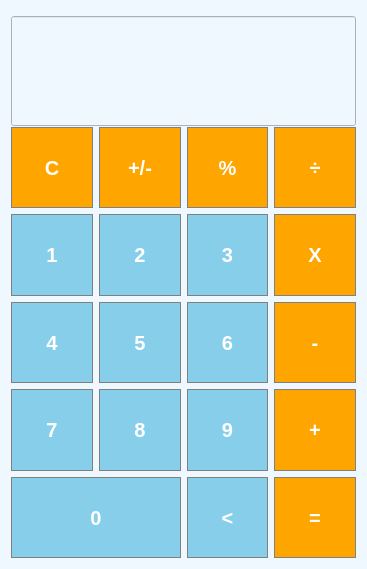
<?xml version="1.0" encoding="UTF-8"?>
<ui version="4.0">
 <class>Dialog</class>
 <widget class="QDialog" name="Dialog">
  <property name="geometry">
   <rect>
    <x>0</x>
    <y>0</y>
    <width>367</width>
    <height>569</height>
   </rect>
  </property>
  <property name="minimumSize">
   <size>
    <width>0</width>
    <height>0</height>
   </size>
  </property>
  <property name="maximumSize">
   <size>
    <width>367</width>
    <height>571</height>
   </size>
  </property>
  <property name="windowTitle">
   <string>Dialog</string>
  </property>
  <property name="styleSheet">
   <string notr="true">QDialog
{
	background-color: #F0F8FF;
}</string>
  </property>
  <layout class="QGridLayout" name="gridLayout_2">
   <item row="0" column="0">
    <widget class="QLineEdit" name="lineEdit">
     <property name="sizePolicy">
      <sizepolicy hsizetype="Preferred" vsizetype="Expanding">
       <horstretch>0</horstretch>
       <verstretch>0</verstretch>
      </sizepolicy>
     </property>
     <property name="minimumSize">
      <size>
       <width>345</width>
       <height>110</height>
      </size>
     </property>
     <property name="maximumSize">
      <size>
       <width>345</width>
       <height>100</height>
      </size>
     </property>
     <property name="font">
      <font>
       <pointsize>25</pointsize>
      </font>
     </property>
     <property name="styleSheet">
      <string notr="true">QLineEdit
{
	background-color: #F0F8FF;
}</string>
     </property>
     <property name="alignment">
      <set>Qt::AlignRight|Qt::AlignTrailing|Qt::AlignVCenter</set>
     </property>
    </widget>
   </item>
   <item row="1" column="0">
    <layout class="QGridLayout" name="gridLayout">
     <item row="1" column="4">
      <widget class="QPushButton" name="btnMul">
       <property name="sizePolicy">
        <sizepolicy hsizetype="Preferred" vsizetype="Preferred">
         <horstretch>0</horstretch>
         <verstretch>0</verstretch>
        </sizepolicy>
       </property>
       <property name="minimumSize">
        <size>
         <width>80</width>
         <height>80</height>
        </size>
       </property>
       <property name="maximumSize">
        <size>
         <width>100</width>
         <height>100</height>
        </size>
       </property>
       <property name="font">
        <font>
         <family>Segoe UI</family>
         <pointsize>15</pointsize>
         <bold>true</bold>
        </font>
       </property>
       <property name="styleSheet">
        <string notr="true">QPushButton {
  background-color: orange;
  color: white; 
  border: 1px solid gray;
}

QPushButton:pressed {
    background-color: qlineargradient(x1: 0, y1: 0, x2: 0, y2: 1,
                                      stop: 0 #FF7832, stop: 1 #FF9739);
}</string>
       </property>
       <property name="text">
        <string>X</string>
       </property>
      </widget>
     </item>
     <item row="0" column="0">
      <widget class="QPushButton" name="btnC">
       <property name="sizePolicy">
        <sizepolicy hsizetype="Preferred" vsizetype="Preferred">
         <horstretch>0</horstretch>
         <verstretch>0</verstretch>
        </sizepolicy>
       </property>
       <property name="minimumSize">
        <size>
         <width>80</width>
         <height>80</height>
        </size>
       </property>
       <property name="maximumSize">
        <size>
         <width>100</width>
         <height>100</height>
        </size>
       </property>
       <property name="font">
        <font>
         <family>Segoe UI</family>
         <pointsize>15</pointsize>
         <bold>true</bold>
        </font>
       </property>
       <property name="styleSheet">
        <string notr="true">QPushButton {
  background-color: orange;
  color: white; 
  border: 1px solid gray;
}

QPushButton:pressed {
    background-color: qlineargradient(x1: 0, y1: 0, x2: 0, y2: 1,
                                      stop: 0 #FF7832, stop: 1 #FF9739);
}</string>
       </property>
       <property name="text">
        <string>C</string>
       </property>
      </widget>
     </item>
     <item row="0" column="4">
      <widget class="QPushButton" name="btnDiv">
       <property name="sizePolicy">
        <sizepolicy hsizetype="Preferred" vsizetype="Preferred">
         <horstretch>0</horstretch>
         <verstretch>0</verstretch>
        </sizepolicy>
       </property>
       <property name="minimumSize">
        <size>
         <width>80</width>
         <height>80</height>
        </size>
       </property>
       <property name="maximumSize">
        <size>
         <width>100</width>
         <height>100</height>
        </size>
       </property>
       <property name="font">
        <font>
         <family>Segoe UI</family>
         <pointsize>15</pointsize>
         <bold>true</bold>
        </font>
       </property>
       <property name="styleSheet">
        <string notr="true">QPushButton {
  background-color: orange;
  color: white; 
  border: 1px solid gray;
}

QPushButton:pressed {
    background-color: qlineargradient(x1: 0, y1: 0, x2: 0, y2: 1,
                                      stop: 0 #FF7832, stop: 1 #FF9739);
}</string>
       </property>
       <property name="text">
        <string>÷</string>
       </property>
      </widget>
     </item>
     <item row="3" column="1">
      <widget class="QPushButton" name="Button8">
       <property name="sizePolicy">
        <sizepolicy hsizetype="Preferred" vsizetype="Preferred">
         <horstretch>0</horstretch>
         <verstretch>0</verstretch>
        </sizepolicy>
       </property>
       <property name="minimumSize">
        <size>
         <width>80</width>
         <height>80</height>
        </size>
       </property>
       <property name="maximumSize">
        <size>
         <width>100</width>
         <height>100</height>
        </size>
       </property>
       <property name="font">
        <font>
         <family>Segoe UI</family>
         <pointsize>15</pointsize>
         <bold>true</bold>
        </font>
       </property>
       <property name="styleSheet">
        <string notr="true">QPushButton {
  background-color:  #87CEEB;
  color: white;
   border: 1px solid gray;
}
QPushButton:pressed {
    background-color: qlineargradient(x1: 0, y1: 0, x2: 0, y2: 1,
                                      stop: 0 #dadbde, stop: 1 #f6f7fa);
}</string>
       </property>
       <property name="text">
        <string>8</string>
       </property>
      </widget>
     </item>
     <item row="3" column="2">
      <widget class="QPushButton" name="Button9">
       <property name="sizePolicy">
        <sizepolicy hsizetype="Preferred" vsizetype="Preferred">
         <horstretch>0</horstretch>
         <verstretch>0</verstretch>
        </sizepolicy>
       </property>
       <property name="minimumSize">
        <size>
         <width>80</width>
         <height>80</height>
        </size>
       </property>
       <property name="maximumSize">
        <size>
         <width>100</width>
         <height>100</height>
        </size>
       </property>
       <property name="font">
        <font>
         <family>Segoe UI</family>
         <pointsize>15</pointsize>
         <bold>true</bold>
        </font>
       </property>
       <property name="styleSheet">
        <string notr="true">QPushButton {
  background-color:  #87CEEB;
  color: white;
   border: 1px solid gray;
}
QPushButton:pressed {
    background-color: qlineargradient(x1: 0, y1: 0, x2: 0, y2: 1,
                                      stop: 0 #dadbde, stop: 1 #f6f7fa);
}</string>
       </property>
       <property name="text">
        <string>9</string>
       </property>
      </widget>
     </item>
     <item row="1" column="0">
      <widget class="QPushButton" name="Button1">
       <property name="sizePolicy">
        <sizepolicy hsizetype="Preferred" vsizetype="Preferred">
         <horstretch>0</horstretch>
         <verstretch>0</verstretch>
        </sizepolicy>
       </property>
       <property name="minimumSize">
        <size>
         <width>80</width>
         <height>80</height>
        </size>
       </property>
       <property name="maximumSize">
        <size>
         <width>100</width>
         <height>100</height>
        </size>
       </property>
       <property name="font">
        <font>
         <family>Segoe UI</family>
         <pointsize>15</pointsize>
         <bold>true</bold>
        </font>
       </property>
       <property name="styleSheet">
        <string notr="true">QPushButton {
  background-color:  #87CEEB;
  color: white;
   border: 1px solid gray;
}
QPushButton:pressed {
    background-color: qlineargradient(x1: 0, y1: 0, x2: 0, y2: 1,
                                      stop: 0 #dadbde, stop: 1 #f6f7fa);
}</string>
       </property>
       <property name="text">
        <string>1</string>
       </property>
      </widget>
     </item>
     <item row="2" column="2">
      <widget class="QPushButton" name="Button6">
       <property name="sizePolicy">
        <sizepolicy hsizetype="Preferred" vsizetype="Preferred">
         <horstretch>0</horstretch>
         <verstretch>0</verstretch>
        </sizepolicy>
       </property>
       <property name="minimumSize">
        <size>
         <width>80</width>
         <height>80</height>
        </size>
       </property>
       <property name="maximumSize">
        <size>
         <width>100</width>
         <height>100</height>
        </size>
       </property>
       <property name="font">
        <font>
         <family>Segoe UI</family>
         <pointsize>15</pointsize>
         <bold>true</bold>
        </font>
       </property>
       <property name="styleSheet">
        <string notr="true">QPushButton {
  background-color:  #87CEEB;
  color: white;
   border: 1px solid gray;
}
QPushButton:pressed {
    background-color: qlineargradient(x1: 0, y1: 0, x2: 0, y2: 1,
                                      stop: 0 #dadbde, stop: 1 #f6f7fa);
}</string>
       </property>
       <property name="text">
        <string>6</string>
       </property>
      </widget>
     </item>
     <item row="0" column="1">
      <widget class="QPushButton" name="btnSign">
       <property name="sizePolicy">
        <sizepolicy hsizetype="Preferred" vsizetype="Preferred">
         <horstretch>0</horstretch>
         <verstretch>0</verstretch>
        </sizepolicy>
       </property>
       <property name="minimumSize">
        <size>
         <width>80</width>
         <height>80</height>
        </size>
       </property>
       <property name="maximumSize">
        <size>
         <width>100</width>
         <height>100</height>
        </size>
       </property>
       <property name="font">
        <font>
         <family>Segoe UI</family>
         <pointsize>15</pointsize>
         <bold>true</bold>
        </font>
       </property>
       <property name="styleSheet">
        <string notr="true">QPushButton {
  background-color: orange;
  color: white; 
  border: 1px solid gray;
}

QPushButton:pressed {
    background-color: qlineargradient(x1: 0, y1: 0, x2: 0, y2: 1,
                                      stop: 0 #FF7832, stop: 1 #FF9739);
}</string>
       </property>
       <property name="text">
        <string>+/-</string>
       </property>
      </widget>
     </item>
     <item row="1" column="2">
      <widget class="QPushButton" name="Button3">
       <property name="sizePolicy">
        <sizepolicy hsizetype="Preferred" vsizetype="Preferred">
         <horstretch>0</horstretch>
         <verstretch>0</verstretch>
        </sizepolicy>
       </property>
       <property name="minimumSize">
        <size>
         <width>80</width>
         <height>80</height>
        </size>
       </property>
       <property name="maximumSize">
        <size>
         <width>100</width>
         <height>100</height>
        </size>
       </property>
       <property name="font">
        <font>
         <family>Segoe UI</family>
         <pointsize>15</pointsize>
         <bold>true</bold>
        </font>
       </property>
       <property name="styleSheet">
        <string notr="true">QPushButton {
  background-color:  #87CEEB;
  color: white;
   border: 1px solid gray;
}
QPushButton:pressed {
    background-color: qlineargradient(x1: 0, y1: 0, x2: 0, y2: 1,
                                      stop: 0 #dadbde, stop: 1 #f6f7fa);
}</string>
       </property>
       <property name="text">
        <string>3</string>
       </property>
      </widget>
     </item>
     <item row="3" column="4">
      <widget class="QPushButton" name="btnSum">
       <property name="sizePolicy">
        <sizepolicy hsizetype="Preferred" vsizetype="Preferred">
         <horstretch>0</horstretch>
         <verstretch>0</verstretch>
        </sizepolicy>
       </property>
       <property name="minimumSize">
        <size>
         <width>80</width>
         <height>80</height>
        </size>
       </property>
       <property name="maximumSize">
        <size>
         <width>100</width>
         <height>100</height>
        </size>
       </property>
       <property name="font">
        <font>
         <family>Segoe UI</family>
         <pointsize>15</pointsize>
         <bold>true</bold>
        </font>
       </property>
       <property name="styleSheet">
        <string notr="true">QPushButton {
  background-color: orange;
  color: white; 
  border: 1px solid gray;
}

QPushButton:pressed {
    background-color: qlineargradient(x1: 0, y1: 0, x2: 0, y2: 1,
                                      stop: 0 #FF7832, stop: 1 #FF9739);
}</string>
       </property>
       <property name="text">
        <string>+</string>
       </property>
      </widget>
     </item>
     <item row="5" column="4">
      <widget class="QPushButton" name="btnEql">
       <property name="sizePolicy">
        <sizepolicy hsizetype="Preferred" vsizetype="Preferred">
         <horstretch>0</horstretch>
         <verstretch>0</verstretch>
        </sizepolicy>
       </property>
       <property name="minimumSize">
        <size>
         <width>80</width>
         <height>80</height>
        </size>
       </property>
       <property name="maximumSize">
        <size>
         <width>100</width>
         <height>100</height>
        </size>
       </property>
       <property name="font">
        <font>
         <family>Segoe UI</family>
         <pointsize>15</pointsize>
         <bold>true</bold>
        </font>
       </property>
       <property name="styleSheet">
        <string notr="true">QPushButton {
  background-color: orange;
  color: white; 
  border: 1px solid gray;
}

QPushButton:pressed {
    background-color: qlineargradient(x1: 0, y1: 0, x2: 0, y2: 1,
                                      stop: 0 #FF7832, stop: 1 #FF9739);
}</string>
       </property>
       <property name="text">
        <string>=</string>
       </property>
      </widget>
     </item>
     <item row="2" column="0">
      <widget class="QPushButton" name="Button4">
       <property name="sizePolicy">
        <sizepolicy hsizetype="Preferred" vsizetype="Preferred">
         <horstretch>0</horstretch>
         <verstretch>0</verstretch>
        </sizepolicy>
       </property>
       <property name="minimumSize">
        <size>
         <width>80</width>
         <height>80</height>
        </size>
       </property>
       <property name="maximumSize">
        <size>
         <width>100</width>
         <height>100</height>
        </size>
       </property>
       <property name="font">
        <font>
         <family>Segoe UI</family>
         <pointsize>15</pointsize>
         <bold>true</bold>
        </font>
       </property>
       <property name="styleSheet">
        <string notr="true">QPushButton {
  background-color:  #87CEEB;
  color: white;
   border: 1px solid gray;
}
QPushButton:pressed {
    background-color: qlineargradient(x1: 0, y1: 0, x2: 0, y2: 1,
                                      stop: 0 #dadbde, stop: 1 #f6f7fa);
}</string>
       </property>
       <property name="text">
        <string>4</string>
       </property>
      </widget>
     </item>
     <item row="5" column="0" colspan="2">
      <widget class="QPushButton" name="Button0">
       <property name="sizePolicy">
        <sizepolicy hsizetype="Preferred" vsizetype="Preferred">
         <horstretch>0</horstretch>
         <verstretch>0</verstretch>
        </sizepolicy>
       </property>
       <property name="minimumSize">
        <size>
         <width>160</width>
         <height>80</height>
        </size>
       </property>
       <property name="maximumSize">
        <size>
         <width>200</width>
         <height>100</height>
        </size>
       </property>
       <property name="font">
        <font>
         <family>Segoe UI</family>
         <pointsize>15</pointsize>
         <bold>true</bold>
        </font>
       </property>
       <property name="styleSheet">
        <string notr="true">QPushButton {
  background-color:  #87CEEB;
  color: white;
   border: 1px solid gray;
}
QPushButton:pressed {
    background-color: qlineargradient(x1: 0, y1: 0, x2: 0, y2: 1,
                                      stop: 0 #dadbde, stop: 1 #f6f7fa);
}</string>
       </property>
       <property name="text">
        <string>0</string>
       </property>
      </widget>
     </item>
     <item row="2" column="4">
      <widget class="QPushButton" name="btnSub">
       <property name="sizePolicy">
        <sizepolicy hsizetype="Preferred" vsizetype="Preferred">
         <horstretch>0</horstretch>
         <verstretch>0</verstretch>
        </sizepolicy>
       </property>
       <property name="minimumSize">
        <size>
         <width>80</width>
         <height>80</height>
        </size>
       </property>
       <property name="maximumSize">
        <size>
         <width>100</width>
         <height>100</height>
        </size>
       </property>
       <property name="font">
        <font>
         <family>Segoe UI</family>
         <pointsize>15</pointsize>
         <bold>true</bold>
        </font>
       </property>
       <property name="styleSheet">
        <string notr="true">QPushButton {
  background-color: orange;
  color: white; 
  border: 1px solid gray;
}

QPushButton:pressed {
    background-color: qlineargradient(x1: 0, y1: 0, x2: 0, y2: 1,
                                      stop: 0 #FF7832, stop: 1 #FF9739);
}</string>
       </property>
       <property name="text">
        <string>-</string>
       </property>
      </widget>
     </item>
     <item row="1" column="1">
      <widget class="QPushButton" name="Button2">
       <property name="sizePolicy">
        <sizepolicy hsizetype="Preferred" vsizetype="Preferred">
         <horstretch>0</horstretch>
         <verstretch>0</verstretch>
        </sizepolicy>
       </property>
       <property name="minimumSize">
        <size>
         <width>80</width>
         <height>80</height>
        </size>
       </property>
       <property name="maximumSize">
        <size>
         <width>100</width>
         <height>100</height>
        </size>
       </property>
       <property name="font">
        <font>
         <family>Segoe UI</family>
         <pointsize>15</pointsize>
         <bold>true</bold>
        </font>
       </property>
       <property name="styleSheet">
        <string notr="true">QPushButton {
  background-color:  #87CEEB;
  color: white;
   border: 1px solid gray;
}
QPushButton:pressed {
    background-color: qlineargradient(x1: 0, y1: 0, x2: 0, y2: 1,
                                      stop: 0 #dadbde, stop: 1 #f6f7fa);
}</string>
       </property>
       <property name="text">
        <string>2</string>
       </property>
      </widget>
     </item>
     <item row="3" column="0">
      <widget class="QPushButton" name="Button7">
       <property name="sizePolicy">
        <sizepolicy hsizetype="Preferred" vsizetype="Preferred">
         <horstretch>0</horstretch>
         <verstretch>0</verstretch>
        </sizepolicy>
       </property>
       <property name="minimumSize">
        <size>
         <width>80</width>
         <height>80</height>
        </size>
       </property>
       <property name="maximumSize">
        <size>
         <width>100</width>
         <height>100</height>
        </size>
       </property>
       <property name="font">
        <font>
         <family>Segoe UI</family>
         <pointsize>15</pointsize>
         <bold>true</bold>
        </font>
       </property>
       <property name="styleSheet">
        <string notr="true">QPushButton {
  background-color:  #87CEEB;
  color: white;
   border: 1px solid gray;
}
QPushButton:pressed {
    background-color: qlineargradient(x1: 0, y1: 0, x2: 0, y2: 1,
                                      stop: 0 #dadbde, stop: 1 #f6f7fa);
}</string>
       </property>
       <property name="text">
        <string>7</string>
       </property>
      </widget>
     </item>
     <item row="0" column="2">
      <widget class="QPushButton" name="btnModulus">
       <property name="sizePolicy">
        <sizepolicy hsizetype="Preferred" vsizetype="Preferred">
         <horstretch>0</horstretch>
         <verstretch>0</verstretch>
        </sizepolicy>
       </property>
       <property name="minimumSize">
        <size>
         <width>80</width>
         <height>80</height>
        </size>
       </property>
       <property name="maximumSize">
        <size>
         <width>100</width>
         <height>100</height>
        </size>
       </property>
       <property name="font">
        <font>
         <family>Segoe UI</family>
         <pointsize>15</pointsize>
         <bold>true</bold>
        </font>
       </property>
       <property name="styleSheet">
        <string notr="true">QPushButton {
  background-color: orange;
  color: white; 
  border: 1px solid gray;
}

QPushButton:pressed {
    background-color: qlineargradient(x1: 0, y1: 0, x2: 0, y2: 1,
                                      stop: 0 #FF7832, stop: 1 #FF9739);
}</string>
       </property>
       <property name="text">
        <string>%</string>
       </property>
      </widget>
     </item>
     <item row="2" column="1">
      <widget class="QPushButton" name="Button5">
       <property name="sizePolicy">
        <sizepolicy hsizetype="Preferred" vsizetype="Preferred">
         <horstretch>0</horstretch>
         <verstretch>0</verstretch>
        </sizepolicy>
       </property>
       <property name="minimumSize">
        <size>
         <width>80</width>
         <height>80</height>
        </size>
       </property>
       <property name="maximumSize">
        <size>
         <width>100</width>
         <height>100</height>
        </size>
       </property>
       <property name="font">
        <font>
         <family>Segoe UI</family>
         <pointsize>15</pointsize>
         <bold>true</bold>
        </font>
       </property>
       <property name="styleSheet">
        <string notr="true">QPushButton {
  background-color:  #87CEEB;
  color: white;
   border: 1px solid gray;
}
QPushButton:pressed {
    background-color: qlineargradient(x1: 0, y1: 0, x2: 0, y2: 1,
                                      stop: 0 #dadbde, stop: 1 #f6f7fa);
}</string>
       </property>
       <property name="text">
        <string>5</string>
       </property>
      </widget>
     </item>
     <item row="5" column="2">
      <widget class="QPushButton" name="btnUndo">
       <property name="sizePolicy">
        <sizepolicy hsizetype="Preferred" vsizetype="Preferred">
         <horstretch>0</horstretch>
         <verstretch>0</verstretch>
        </sizepolicy>
       </property>
       <property name="minimumSize">
        <size>
         <width>80</width>
         <height>80</height>
        </size>
       </property>
       <property name="maximumSize">
        <size>
         <width>100</width>
         <height>100</height>
        </size>
       </property>
       <property name="font">
        <font>
         <family>Segoe UI</family>
         <pointsize>15</pointsize>
         <bold>true</bold>
        </font>
       </property>
       <property name="styleSheet">
        <string notr="true">QPushButton {
  background-color:  #87CEEB;
  color: white;
   border: 1px solid gray;
}
QPushButton:pressed {
    background-color: qlineargradient(x1: 0, y1: 0, x2: 0, y2: 1,
                                      stop: 0 #dadbde, stop: 1 #f6f7fa);
}</string>
       </property>
       <property name="text">
        <string>&lt;</string>
       </property>
      </widget>
     </item>
    </layout>
   </item>
  </layout>
 </widget>
 <resources/>
 <connections/>
</ui>
